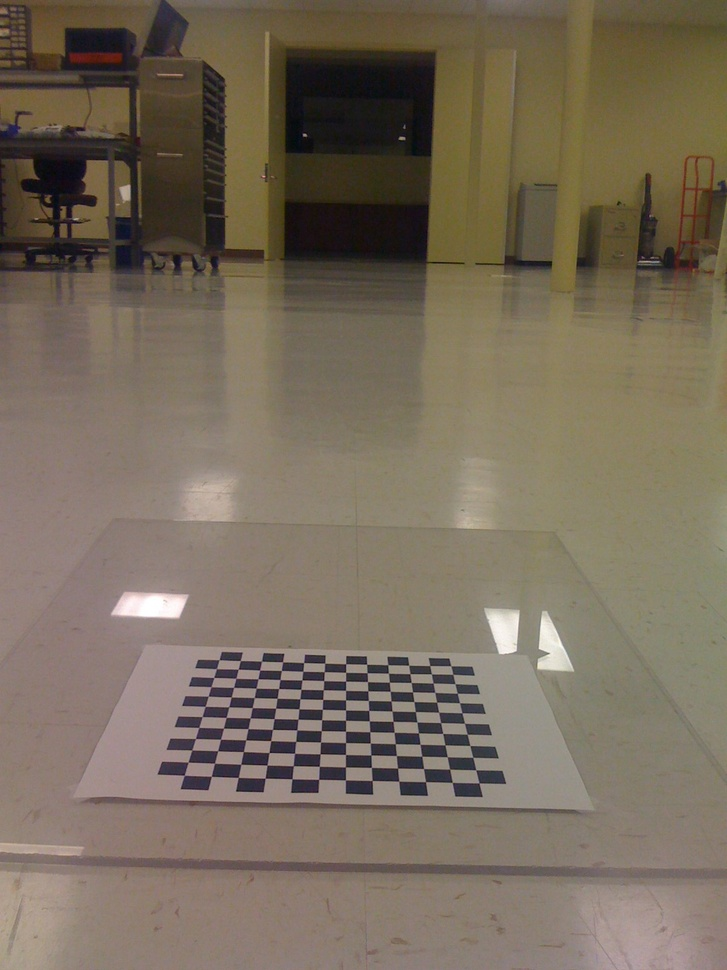
#> input picture Learning.OpenCV/birdseye/IMG_0214.jpg, 727 x 970 px, shrunk from 1200 x 1600 before the run
$ python warpAffine.py ../../../../Learning.OpenCV/birdseye/IMG_0214.jpg   (Python 2 division)   (older library calls are emulated)
#> lines starting #> are read from the running program, lines starting #| are printed output that depends on the picture
# -*- coding: utf-8 -*-
import numpy as np
import cv2
import sys
import math
#主函数
if __name__ == "__main__":
    if len(sys.argv)>1:
        image = cv2.imread(sys.argv[1],cv2.CV_LOAD_IMAGE_GRAYSCALE)#OpenCV2.X
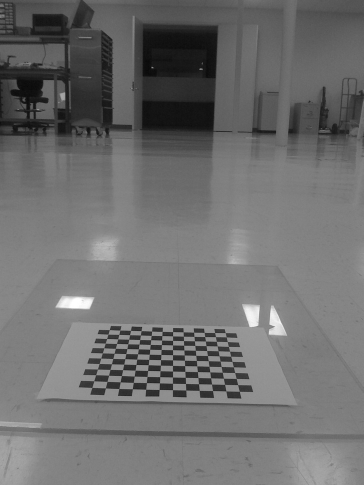
#> image: shape (970, 727) (shown at 1/2 size); min 2, max 255, mean 109.9
        #image = cv2.imread(sys.argv[1],cv2.IMREAD_GRAYSCALE)#OpenCV3.X
    else:
        print "Usage: python warpAffine.py image"
    cv2.imwrite("img.jpg",image)
    #原图的高宽
    h,w=image.shape[:2]
    #仿射变换矩阵，缩小两倍
    A1 = np.array([[0.5,0,0],[0,0.5,0]],np.float32)
    d1 = cv2.warpAffine(image,A1,(w,h),borderValue=125)
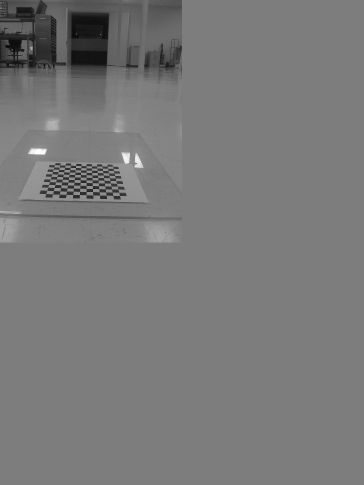
#> d1: shape (970, 727) (shown at 1/2 size); min 5, max 255, mean 121.2
    #先缩小两倍，再平移
    A2 = np.array([[0.5,0,w/4],[0,0.5,h/4]],np.float32)
    d2 = cv2.warpAffine(image,A2,(w,h),borderValue=125)
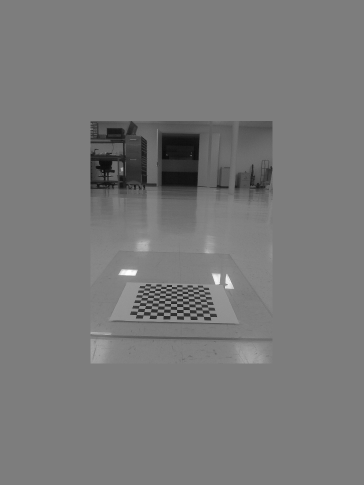
#> d2: shape (970, 727) (shown at 1/2 size); min 5, max 255, mean 121.2
    #在 d2 的基础上，绕图像的中心点旋转
    A3 = cv2.getRotationMatrix2D((w/2,h/2),30,1)
    d3 = cv2.warpAffine(d2,A3,(w,h),borderValue=125)
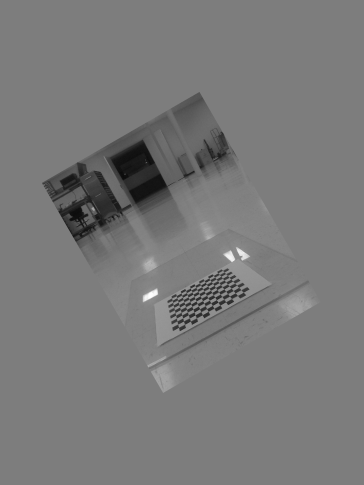
#> d3: shape (970, 727) (shown at 1/2 size); min 10, max 255, mean 121.2
    #在
    A4 = np.array([[math.cos(math.pi/4),0,0],[math.sin(math.pi/3),1,0]])
    d4 = cv2.warpAffine(image,A4,(2*w,2*h),borderValue=125)
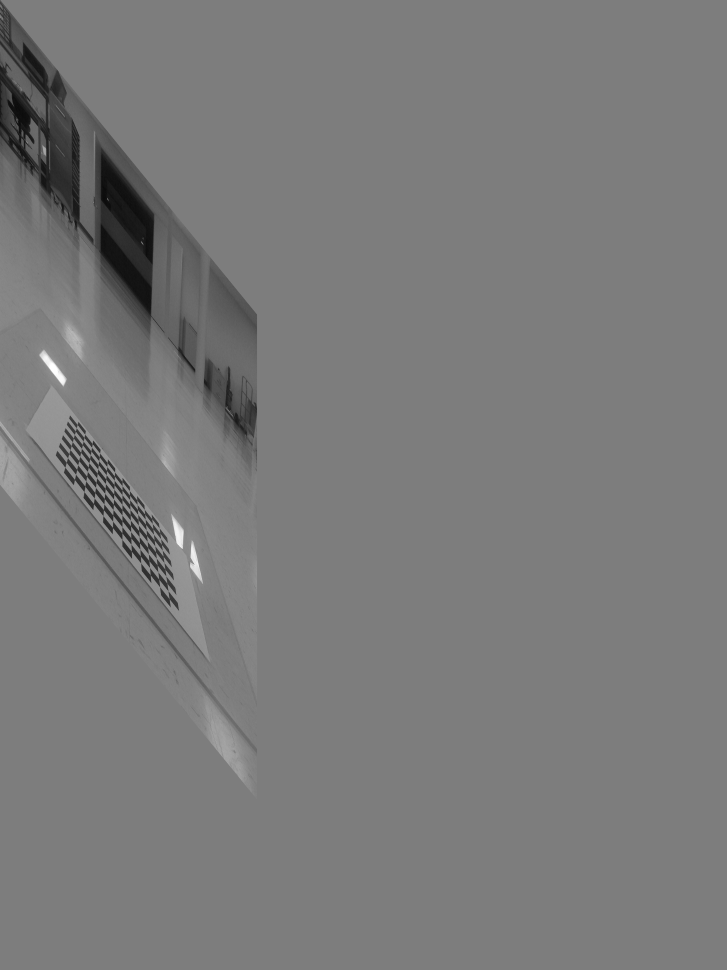
#> d4: shape (1940, 1454) (shown at 1/2 size); min 8, max 255, mean 122.3
    cv2.imshow("image",image)
    cv2.imshow("d1",d1)
    cv2.imshow("d2",d2)
    cv2.imshow("d3",d3)
    #cv2.imwrite("d3.jpg",d3)
    cv2.imshow("d4",d4)
    cv2.waitKey(0)
    cv2.destroyAllWindows()

$ run again, on Learning.OpenCV/birdseye/IMG_0217.jpg
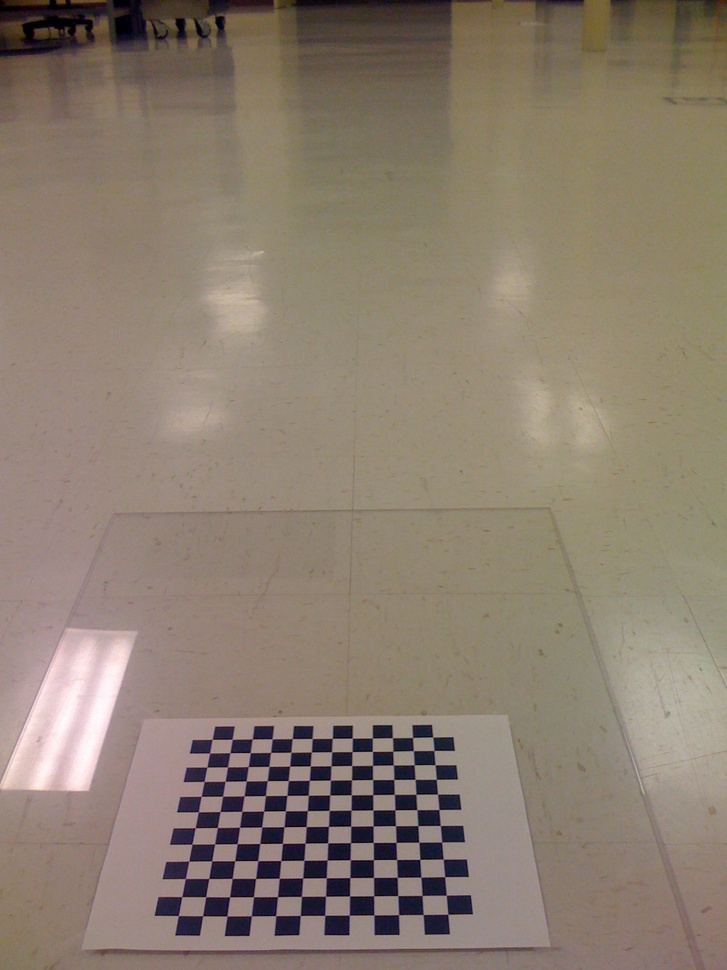
#> input picture Learning.OpenCV/birdseye/IMG_0217.jpg, 727 x 970 px, shrunk from 1200 x 1600 before the run
#> `image = cv2.imread(sys.argv[1],cv2.CV_LOAD_IMAGE_GRAYSCALE)#OpenCV2.X`:
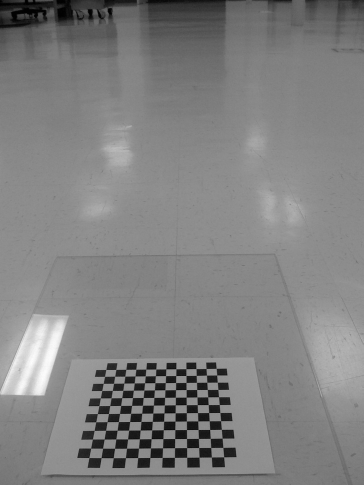
#> image: shape (970, 727) (shown at 1/2 size); min 0, max 253, mean 128.3
#> `d4 = cv2.warpAffine(image,A4,(2*w,2*h),borderValue=125)`:
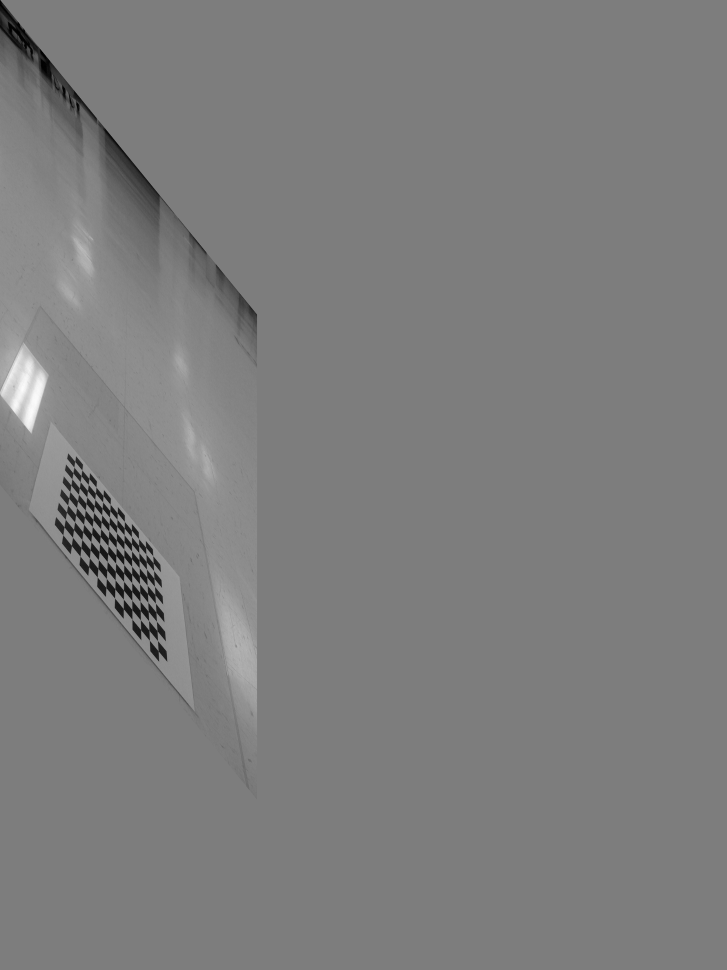
#> d4: shape (1940, 1454) (shown at 1/2 size); min 0, max 252, mean 125.6

$ run again, on Learning.OpenCV/birdseye/IMG_0218.jpg
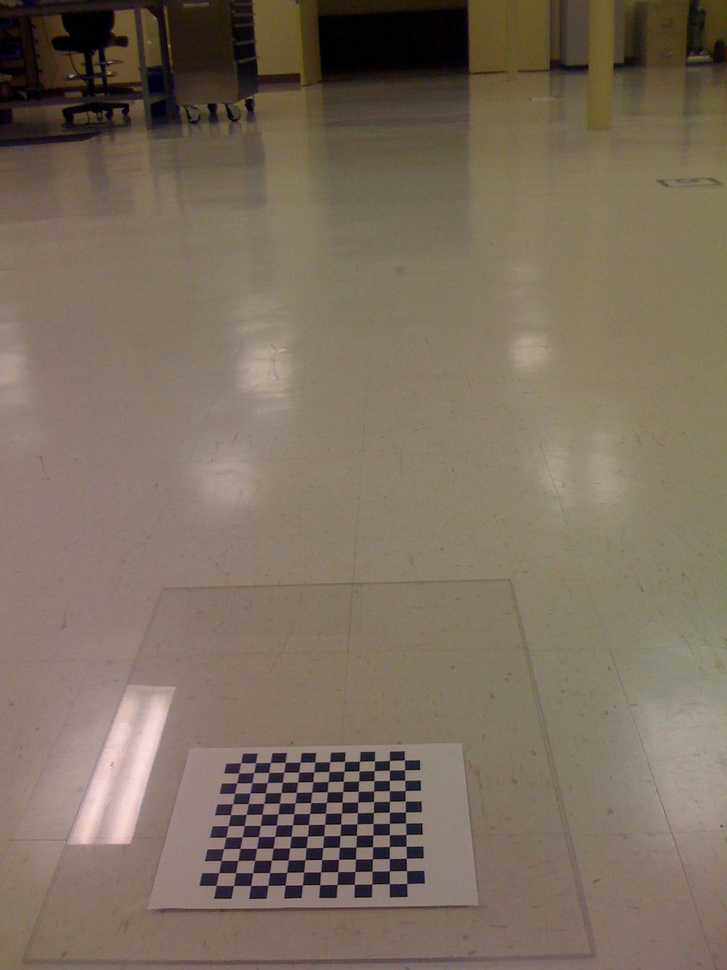
#> input picture Learning.OpenCV/birdseye/IMG_0218.jpg, 727 x 970 px, shrunk from 1200 x 1600 before the run
#> `image = cv2.imread(sys.argv[1],cv2.CV_LOAD_IMAGE_GRAYSCALE)#OpenCV2.X`:
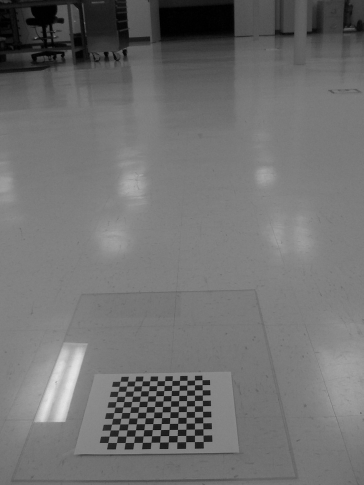
#> image: shape (970, 727) (shown at 1/2 size); min 0, max 234, mean 112.3
#> `d4 = cv2.warpAffine(image,A4,(2*w,2*h),borderValue=125)`:
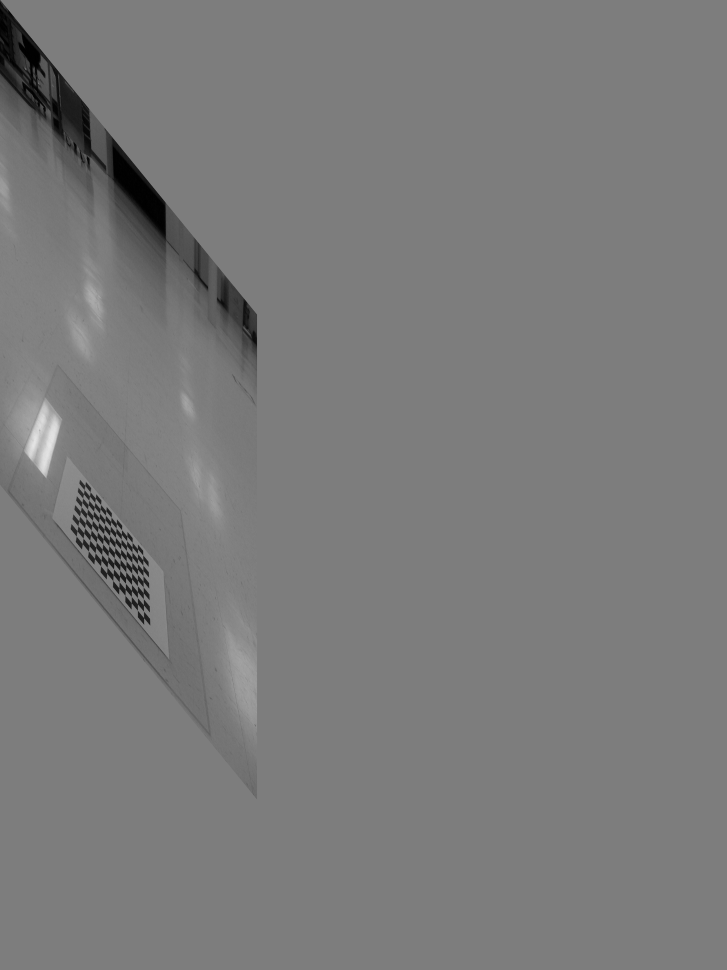
#> d4: shape (1940, 1454) (shown at 1/2 size); min 0, max 234, mean 122.8
